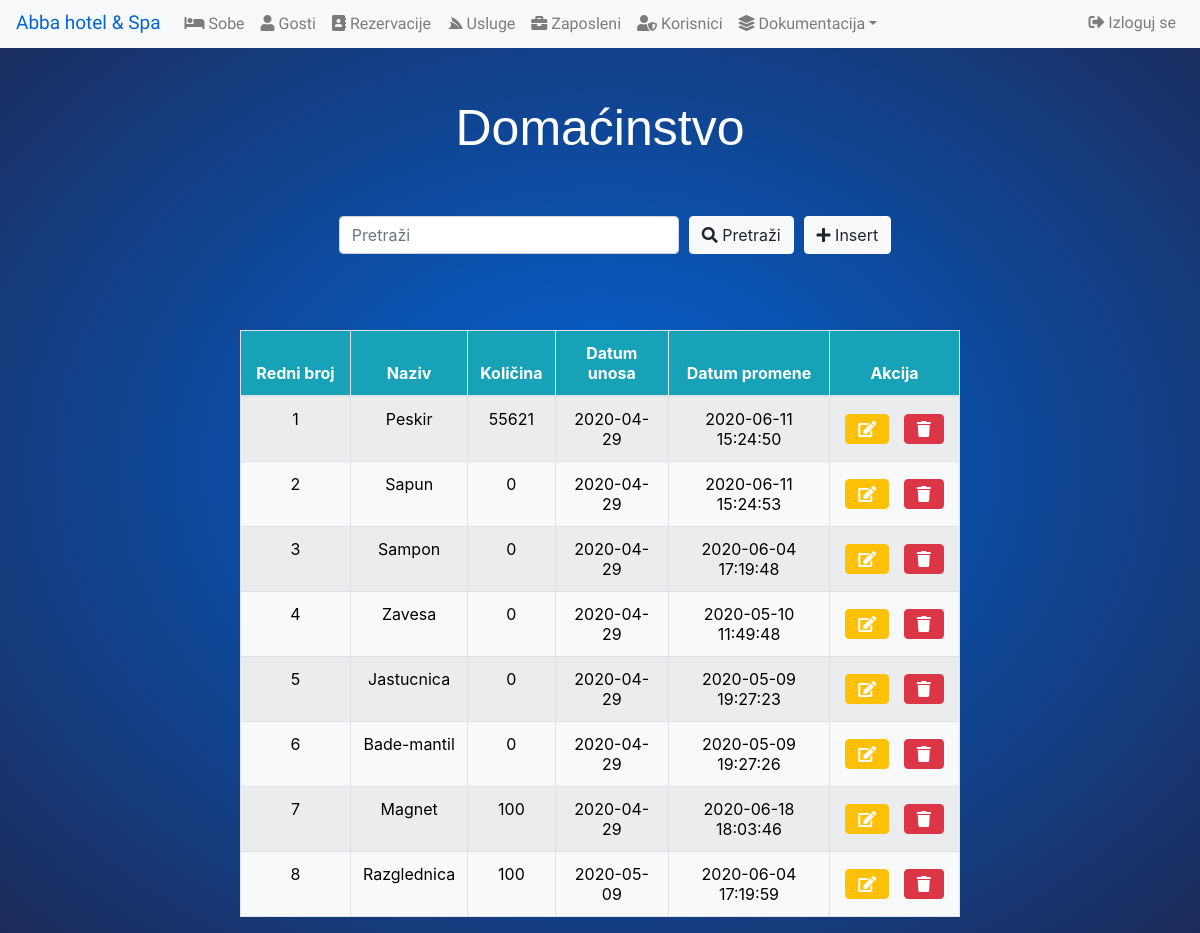
/domacinstvo.php (signed in), run on the app's committed database.
### tables this page shows
CREATE TABLE `domacinstvo` (
  `domacinstvo_id` int(11) NOT NULL,
  `ime` varchar(255) NOT NULL,
  `kolicina` varchar(255) NOT NULL,
  `suvenir` int(11) NOT NULL,
  `suv_prodajna` int(11) NOT NULL,
  `datum_unosa` date NOT NULL,
  `datum_promene` datetime NOT NULL
);

### domacinstvo.php (the view, shortened to what this page needs)
<?php
include 'dbconnect.php';
?>
<head>
  <?php include 'navbar.php'; ?>
	<link rel="stylesheet" href="style.css">
	<link rel="stylesheet" href="bootstrap/css/bootstrap.min.css">
	<link href="https://cdnjs.cloudflare.com/ajax/libs/font-awesome/5.13.0/css/all.min.css" rel="stylesheet">
</head>
<body>
	<h2 class="display-3" style='display: none;'>Domaćinstvo</h2>
	<div class="display-search" style="display: none;">
		<div class="container row d-flex justify-content-center" style="margin-left: auto; margin-right: auto; margin-bottom: 5%;">
			<div class="col-md-4" style="margin-right: 10px;">
				<input type='text' name='search_bar' class='form-control'  placeholder='Pretraži'>
			</div>
			<div class="form-group row">
				<button class="btn btn-light" type='button' name='submit_search' id='search' style="margin-right: 10px;"><i class="fas fa-search"></i> Pretraži</button>
				<button class="btn btn-light" type='button' name='Insert' id='insert' data-toggle="modal" data-target="#exampleModalCenter"><i class="fas fa-plus"></i> Insert</button>
			</div>
		</div>
	</div>
	<div class="table-responsive">
		<table class="table table-striped table-bordered" style='display: none;' id='tabela_zaposleni'>
			<thead class="bg-info">
				<tr>
					<th style="width: 110px;">Redni broj</th>
					<th>Naziv</th>
					<th>Količina</th>
					<th>Datum unosa</th>
					<th>Datum promene</th>
					<th style="width: 130px;">Akcija</th>
				</tr>
			</thead>
			<tbody id='tbody' class="bg-light">
<?php
$sql = "SELECT * FROM domacinstvo";
$results = $conn->query($sql);
$i = 1;
while ($red = $results->fetch_assoc()) {
?>
				<tr>
					<td><?=$i++?></td>
					<td><?=$red['ime']?></td>
					<td><?=$red['kolicina']?></td>
					<td><?=$red['datum_unosa']?></td>
					<td><?=$red['datum_promene']?></td>
					<td style='min-width: 130px; vertical-align: middle;'>
					<button class="btn btn-warning edit" name='edit' id='edit' style='margin-right: 10px; color: #fff;' data-toggle="modal" data-target="#exampleModalCenter" data-id="<?=$red['domacinstvo_id']?>" data-a="<?=$red['ime']?>" data-b="<?=$red['kolicina']?>"><i class="fas fa-edit"></i>
					</button>
					<button class="btn btn-danger delete" name='delete' id='delete' data-id="<?=$red['domacinstvo_id']?>"><i class="fas fa-trash"></i></button>
					</td>
				</tr>
<?php
}
?>
			</tbody>
		</table>
	</div>
</body>
</html>

### style.css (style rules this page uses)
body { font-family: 'Antic', sans-serif; }
.display-3 { font-family: 'Prompt', sans-serif; padding: 50px 0; text-align: center; font-size: 50px !important; }
#tabela_zaposleni { width: 60%; margin-left:auto; margin-right:auto; font-size: 16px; text-align: center; vertical-align: middle; }

### domacinstvo.php (style rules this page uses)
body { background: #0264d6; background: -moz-radial-gradient(center, ellipse cover, #0264d6 1%, #1c2b5a 100%); background: -webkit-gradient(radial, center center, 0px, center center, 100%, color-stop(1%,#0264d6), color-stop(100%,#1c2b5a)); background: -webkit-radial-gradient(center, ellipse cover, #0264d6 1%,#1c2b5a 100%); background: -o-radial-gradient(center, ellipse cover, #0264d6 1%,#1c2b5a 100%); background: -ms-radial-gradient(center, ellipse cover, #0264d6 1%,#1c2b5a 100%); background: radial-gradient(ellipse at center, #0264d6 1%,#1c2b5a 100%); filter: progid:DXImageTransform.Microsoft.gradient( startColorstr='#0264d6', endColorstr='#1c2b5a',GradientType=1 ); height:calc(100vh); width:100%; }
.display-3 { color: white; }
thead { color: #fff; }
tbody { color: #000; }

### data on the page
domacinstvo: ime "Peskir", kolicina "55621", datum_unosa "2020-04-29", datum_promene "2020-06-11 15:24:50"
domacinstvo: ime "Sapun", kolicina "0", datum_unosa "2020-04-29", datum_promene "2020-06-11 15:24:53"
domacinstvo: ime "Sampon", kolicina "0", datum_unosa "2020-04-29", datum_promene "2020-06-04 17:19:48"
domacinstvo: ime "Zavesa", kolicina "0", datum_unosa "2020-04-29", datum_promene "2020-05-10 11:49:48"
domacinstvo: ime "Jastucnica", kolicina "0", datum_unosa "2020-04-29", datum_promene "2020-05-09 19:27:23"
domacinstvo: ime "Bade-mantil", kolicina "0", datum_unosa "2020-04-29", datum_promene "2020-05-09 19:27:26"
domacinstvo: ime "Magnet", kolicina "100", datum_unosa "2020-04-29", datum_promene "2020-06-18 18:03:46"
domacinstvo: ime "Razglednica", kolicina "100", datum_unosa "2020-05-09", datum_promene "2020-06-04 17:19:59"
